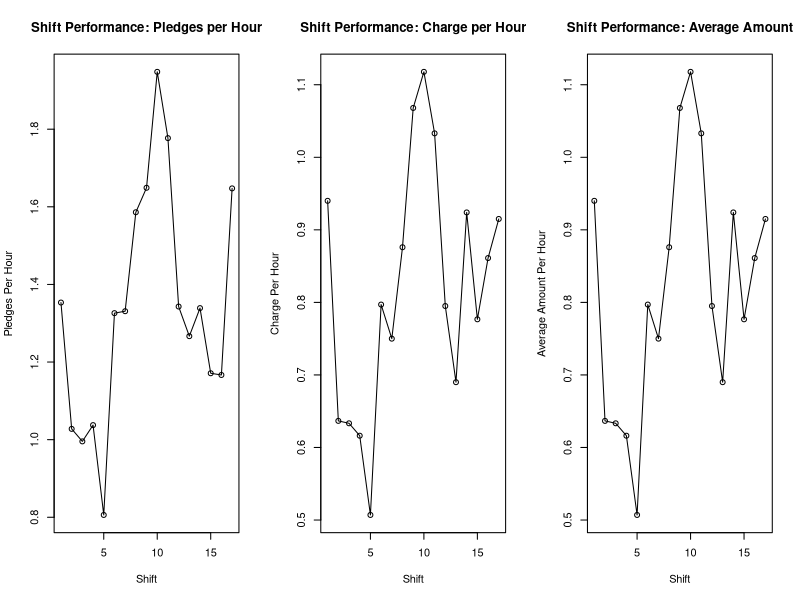
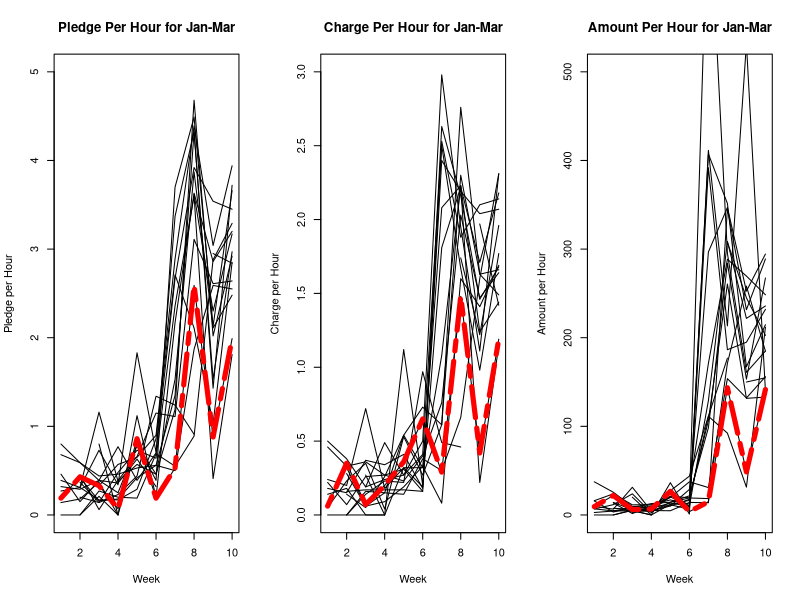
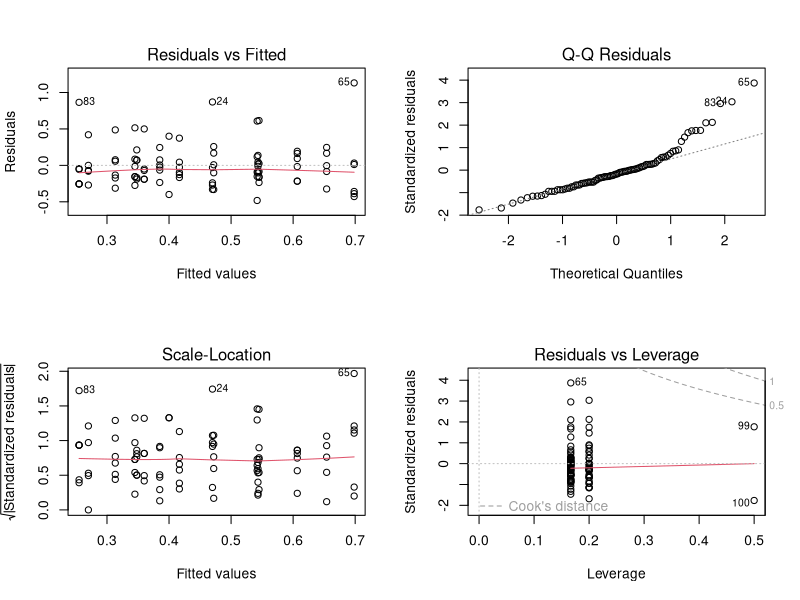
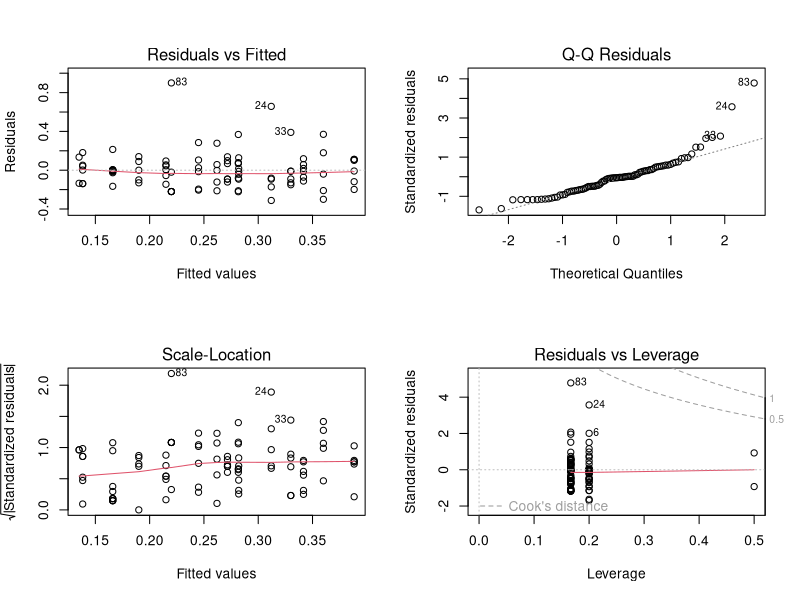
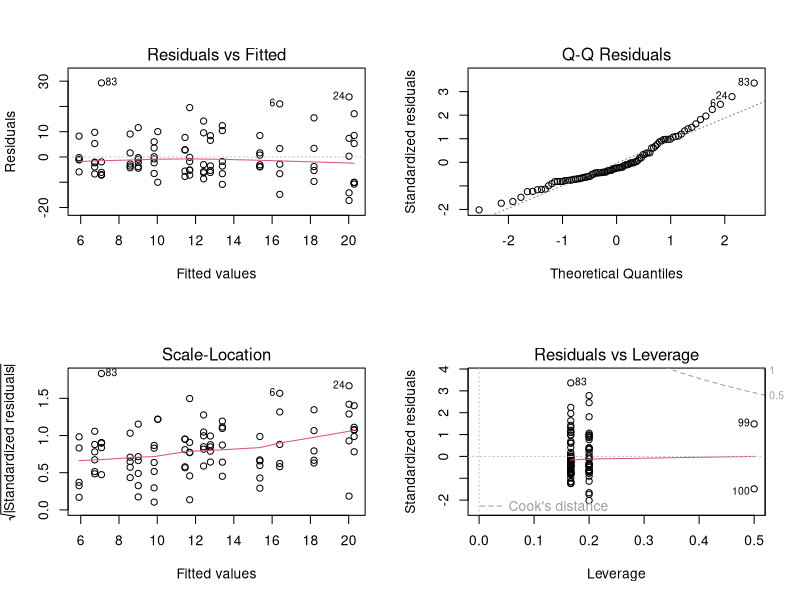
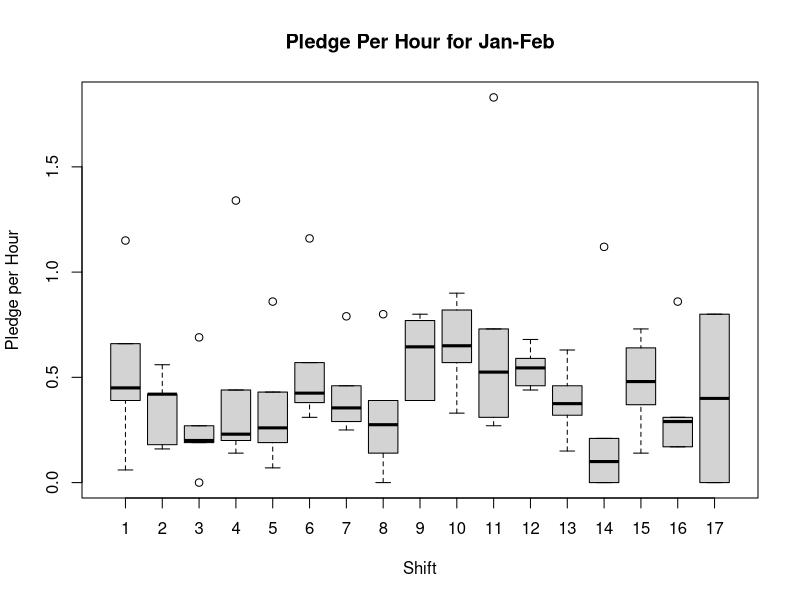
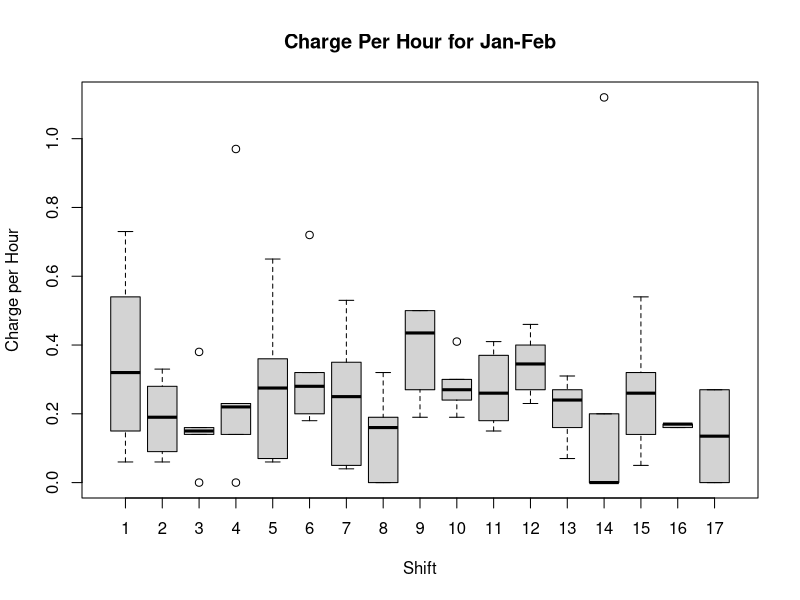
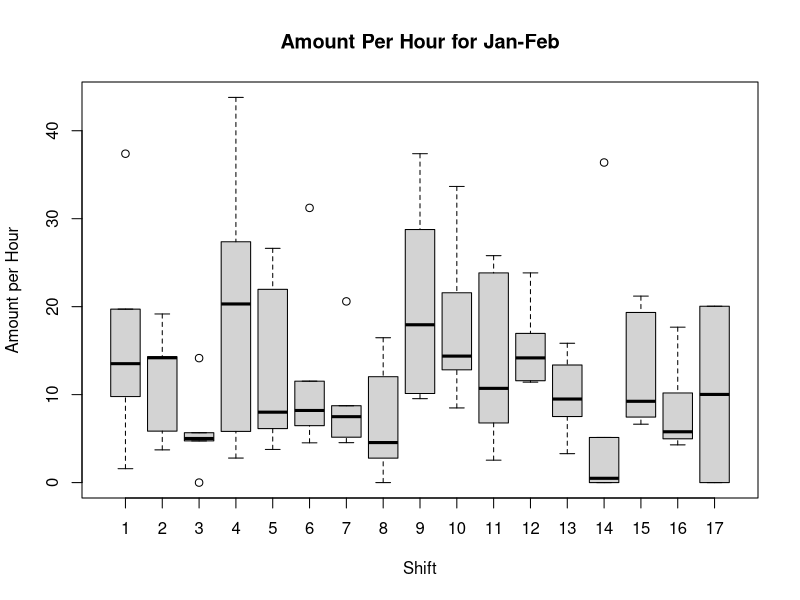

These figures' R source, in order:
## ---- chunk 1
setwd("C:/Users/imoe9/Documents/School Work/STAT PROG/R Files/Work")
shifts <- read.csv('SHIFTS.csv')
attach(shifts)
par(mfrow=c(1,3))
## ---- chunk 2
AVGPlghr <- rowMeans(as.matrix(shifts[,2:11]), na.rm = TRUE)
AVGChr <- rowMeans(as.matrix(shifts[,12:21]), na.rm = TRUE)
AVGAmt <- rowMeans(as.matrix(shifts[,12:21]), na.rm = TRUE)

plot(c(1:17), AVGPlghr, xlab = 'Shift', ylab = 'Pledges Per Hour', main = 'Shift Performance: Pledges per Hour',
     type = 'o' )
plot(c(1:17), AVGChr, xlab = 'Shift', ylab = 'Charge Per Hour', main = 'Shift Performance: Charge per Hour',
     type = 'o' )
plot(c(1:17), AVGAmt, xlab = 'Shift', ylab = 'Average Amount Per Hour', main = 'Shift Performance: Average Amount',
     type = 'o' )

## ---- chunk 3
#Red Dashlined shows the performance of Tuesday Early shifts (Shift 5) over a ten week period from the begining of this semester. Overall it performs below average which becomes more important as we moved into our A donor campaign.

#Pledge Per Hour
plot(NULL,NULL, xlim = c(1,10), ylim = c(0,5), ylab = 'Pledge per Hour', xlab = 'Week', main = 'Pledge Per Hour for Jan-Mar')
for (i in 1:17) {
  lines(c(1:10), shifts[i, 2:11])
}
lines(c(1:10), shifts[5,2:11],col='red', lwd = 5, lty = 6)

#Charge per Hour
plot(NULL,NULL, xlim = c(1,10), ylim = c(0,3), ylab = 'Charge per Hour', xlab = 'Week', main = 'Charge Per Hour for Jan-Mar')
for (i in 1:17) {
  lines(c(1:10), shifts[i, 12:21])
}
lines(c(1:10), shifts[5,12:21],col='red', lwd = 5, lty = 6)

#Amount per Hour
plot(NULL,NULL, xlim = c(1,10), ylim = c(0,500), ylab = 'Amount per Hour', xlab = 'Week', main = 'Amount Per Hour for Jan-Mar')
for (i in 1:17) {
  lines(c(1:10), shifts[i, 22:31])
}
lines(c(1:10), shifts[5,22:31],col='red', lwd = 5, lty = 6)
## ---- chunk 4
#Model and Boxplots
shiftsd <- as.data.frame(shifts)
shiftplg <- as.numeric(t(shiftsd[,2:7]))
shiftchr <- as.numeric(t(shiftsd[,12:17]))
shiftamt <- as.numeric(t(shiftsd[,22:27]))
shiftvector <- c(rep('SE',6), rep('S1',6),rep('S2',6), rep('S3',6),rep('TE',6), rep('T1',6),
                 rep('T2',6), rep('T3',6),rep('W1',6), rep('W2',6),rep('W3',6), rep('TH1',6),
                 rep('TH2',6),rep('TH3',6),rep('FE',6), rep('F1',6),rep('F2',6))
shiftT <- cbind(shiftplg,shiftchr,shiftamt,shiftvector)
shiftT <- as.data.frame(shiftT)
shiftT$shiftplg <- as.numeric(as.character(shiftT$shiftplg))
shiftT$shiftchr <- as.numeric(as.character(shiftT$shiftchr))
shiftT$shiftamt <- as.numeric(as.character(shiftT$shiftamt))

fitplg <- lm(shiftT[,1] ~ shiftT[,4])
fitchr <- lm(shiftT[,2] ~ shiftT[,4])
fitamt <- lm(shiftT[,3] ~ shiftT[,4])

par(mfrow=c(2,2))
plot(fitplg)
plot(fitchr)
plot(fitamt)

anova(fitplg)
anova(fitchr)
anova(fitamt)

par(mfrow=c(1,1))
boxplot.matrix(as.matrix(shiftsd[1:17,2:7]), use.cols = FALSE, ylab = 'Pledge per Hour', xlab = 'Shift', 
               main = 'Pledge Per Hour for Jan-Feb')
boxplot.matrix(as.matrix(shiftsd[1:17,12:17]), use.cols = FALSE, ylab = 'Charge per Hour', xlab = 'Shift', main =
              'Charge Per Hour for Jan-Feb')
boxplot.matrix(as.matrix(shiftsd[1:17,22:27]), use.cols = FALSE, ylab = 'Amount per Hour', xlab = 'Shift', 
               main = 'Amount Per Hour for Jan-Feb')  
## ---- chunk 5
knitr::opts_chunk$set(echo = TRUE)
